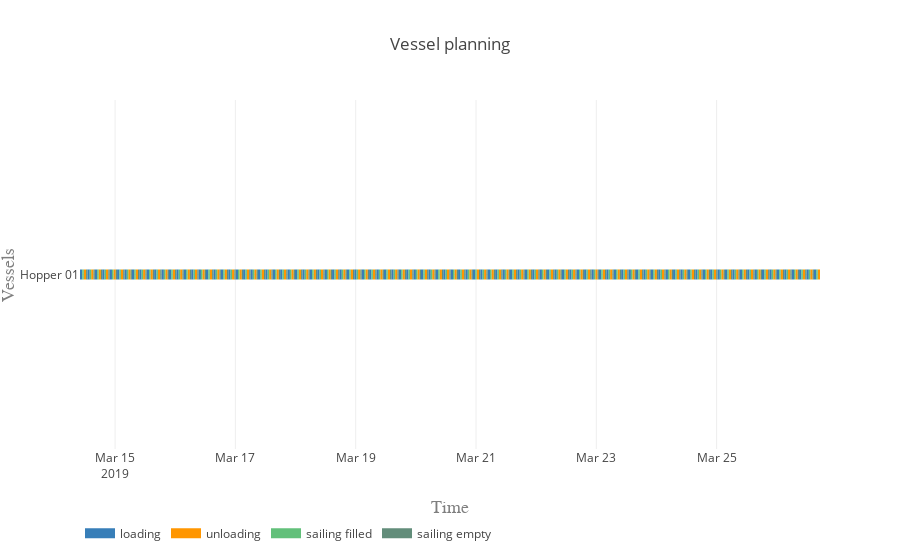

The code cell stored with this chart in its notebook:
### Markdown cell above
#### Vessel planning

### Code cell
vessels = [hopper]

activities = ['loading', 'unloading', 'sailing filled', 'sailing empty']
colors = {0:'rgb(55,126,184)', 1:'rgb(255,150,0)', 2:'rgb(98, 192, 122)', 3:'rgb(98, 141, 122)'}

plot.vessel_planning(vessels, activities, colors)

### Figure 1 — Plotly figure (JSON) as saved in the notebook; plotly's stock layout.template omitted (floating-point values rounded to 4 significant figures; data arrays with more than 128 entries replaced by an {"elided": "..."} marker saying what was removed)
{"data": [{"connectgaps": false, "hoverinfo": "y+name", "line": {"color": "rgb(55,126,184)", "width": 10}, "mode": "lines", "name": "loading", "type": "scatter", "uid": "16ddbc65-8d6c-43a4-90f3-8ab3cc121521", "x": {"elided": "500 str values"}, "y": {"elided": "500 str values"}}, {"connectgaps": false, "hoverinfo": "y+name", "line": {"color": "rgb(255,150,0)", "width": 10}, "mode": "lines", "name": "unloading", "type": "scatter", "uid": "ced36858-066a-4927-8c3f-dfadf51a0f25", "x": {"elided": "500 str values"}, "y": {"elided": "500 str values"}}, {"connectgaps": false, "hoverinfo": "y+name", "line": {"color": "rgb(98, 192, 122)", "width": 10}, "mode": "lines", "name": "sailing filled", "type": "scatter", "uid": "895aab60-6205-4c64-8e04-b59afcfc2a89", "x": {"elided": "500 str values"}, "y": {"elided": "500 str values"}}, {"connectgaps": false, "hoverinfo": "y+name", "line": {"color": "rgb(98, 141, 122)", "width": 10}, "mode": "lines", "name": "sailing empty", "type": "scatter", "uid": "557b7e74-d40f-4f7b-bd22-d83fc7149927", "x": {"elided": "495 str values"}, "y": {"elided": "495 str values"}}], "layout": {"hovermode": "closest", "legend": {"orientation": "h", "x": 0, "y": -0.2}, "title": "Vessel planning", "xaxis": {"range": ["2019-03-14 10:00:26", "2019-03-26 17:14:48.511561"], "title": "Time", "titlefont": {"color": "#7f7f7f", "family": "Courier New, monospace", "size": 18}}, "yaxis": {"title": "Vessels", "titlefont": {"color": "#7f7f7f", "family": "Courier New, monospace", "size": 18}}}}
